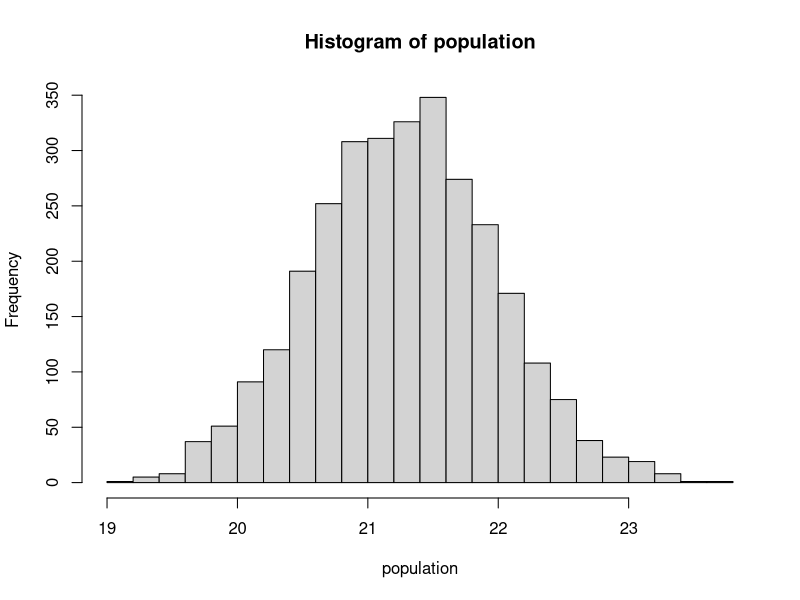
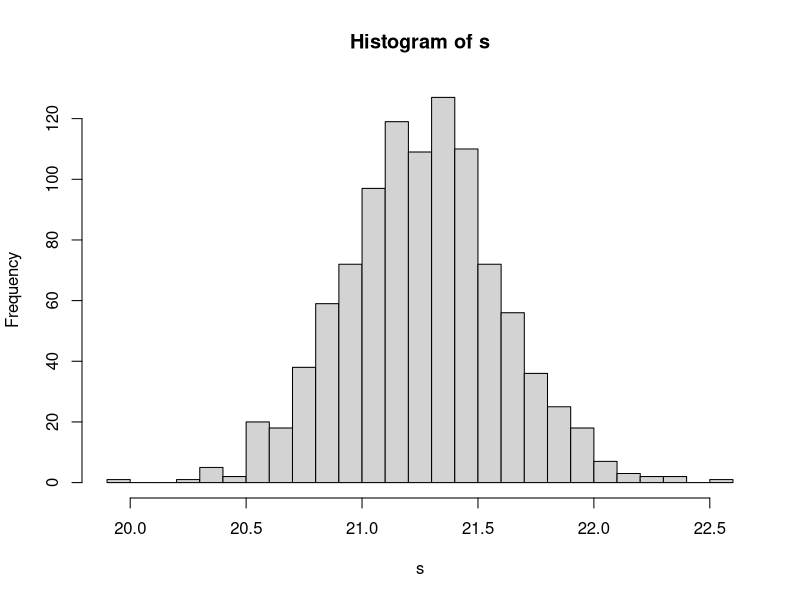

Here is the R script that generated these plots, in order:
#Confidence interval for population mean
xb0 = 21.3 # Sample mean
s0 = 0.7 # Sample s.d. Assume s0 is approximately equal to sigma
n = 4 # sample size (number per sample)
alpha = 0.05 # significance level
ns = 1000 # number of samples to be generated
population = rnorm(3000,mean=xb0,sd=s0) # generate normally distributed random numbers
hist(population,breaks=30)

s =rep(0,ns) # initialize s's
for(i in 1:ns) s[i] = mean( sample(population, n) ) # Repeat ns times
hist(s,breaks=30) # Display sampling distribution

left = round(ns*alpha/2); right = round(ns*(1-alpha/2))
s.sorted = sort(s,method="quick")
cat("Simulation: ", s.sorted[left], " < mu < ", s.sorted[right])

#Theoretical result for comparison
E = qnorm(1-alpha/2)*s0/sqrt(n) # Margin of error
cat("Theoretical: ", xb0-E, " < mu < ", xb0+E)